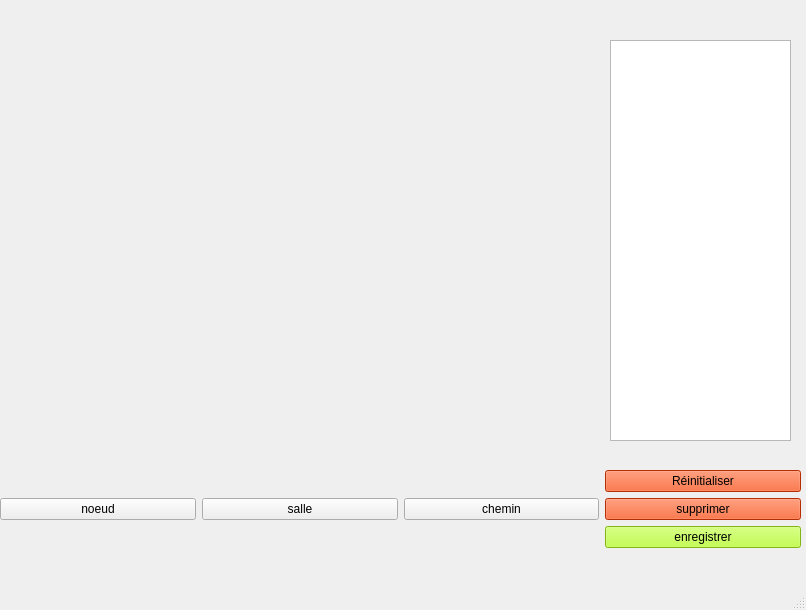
<?xml version="1.0" encoding="UTF-8"?>
<ui version="4.0">
 <class>MainWindow</class>
 <widget class="QMainWindow" name="MainWindow">
  <property name="geometry">
   <rect>
    <x>0</x>
    <y>0</y>
    <width>806</width>
    <height>610</height>
   </rect>
  </property>
  <property name="windowTitle">
   <string>MainWindow</string>
  </property>
  <widget class="QWidget" name="centralwidget">
   <widget class="QWidget" name="horizontalLayoutWidget">
    <property name="geometry">
     <rect>
      <x>0</x>
      <y>470</y>
      <width>801</width>
      <height>85</height>
     </rect>
    </property>
    <layout class="QHBoxLayout" name="horizontalLayout">
     <property name="sizeConstraint">
      <enum>QLayout::SetMaximumSize</enum>
     </property>
     <item>
      <widget class="QPushButton" name="pushButton_3">
       <property name="text">
        <string>noeud</string>
       </property>
      </widget>
     </item>
     <item>
      <widget class="QPushButton" name="pushButton_4">
       <property name="text">
        <string>salle</string>
       </property>
      </widget>
     </item>
     <item>
      <widget class="QPushButton" name="pushButton_6">
       <property name="text">
        <string>chemin</string>
       </property>
      </widget>
     </item>
     <item>
      <layout class="QVBoxLayout" name="verticalLayout">
       <item>
        <widget class="QPushButton" name="pushButton_5">
         <property name="styleSheet">
          <string notr="true">QPushButton
    {
        background-color: rgb(255, 64, 0);
    }</string>
         </property>
         <property name="text">
          <string>Réinitialiser</string>
         </property>
        </widget>
       </item>
       <item>
        <widget class="QPushButton" name="pushButton_2">
         <property name="styleSheet">
          <string notr="true">QPushButton
    {
        background-color: rgb(255, 64, 0);
    }</string>
         </property>
         <property name="text">
          <string>supprimer</string>
         </property>
        </widget>
       </item>
       <item>
        <widget class="QPushButton" name="pushButton">
         <property name="styleSheet">
          <string notr="true">QPushButton{
        background-color: rgb(180, 255, 30);
    }</string>
         </property>
         <property name="text">
          <string>enregistrer</string>
         </property>
        </widget>
       </item>
      </layout>
     </item>
    </layout>
   </widget>
   <widget class="QTextBrowser" name="textBrowser">
    <property name="geometry">
     <rect>
      <x>610</x>
      <y>40</y>
      <width>181</width>
      <height>401</height>
     </rect>
    </property>
    <property name="sizeAdjustPolicy">
     <enum>QAbstractScrollArea::AdjustToContents</enum>
    </property>
   </widget>
   <widget class="QLabel" name="label">
    <property name="geometry">
     <rect>
      <x>10</x>
      <y>40</y>
      <width>581</width>
      <height>401</height>
     </rect>
    </property>
    <property name="text">
     <string/>
    </property>
   </widget>
  </widget>
  <widget class="QMenuBar" name="menubar">
   <property name="geometry">
    <rect>
     <x>0</x>
     <y>0</y>
     <width>806</width>
     <height>21</height>
    </rect>
   </property>
  </widget>
  <widget class="QStatusBar" name="statusbar"/>
 </widget>
 <resources/>
 <connections/>
</ui>
